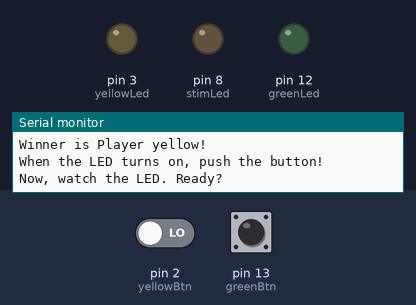
This sketch was run on a simulated Arduino Uno, built with avr-gcc and run on an emulated ATmega328P. Shown: output pins drawn as LEDs (lit = HIGH), the last lines printed to the serial monitor. Inputs (shaded band) come from the test bench; at power-on: pin 13 (greenBtn) HIGH, pin 2 (yellowBtn) LOW. Random numbers use the default seed unless the sketch sets one.

Above: at 18.0 s.
18.1 s: pin 13 (greenBtn) pulled LOW for 3 s
At 18.6 s:
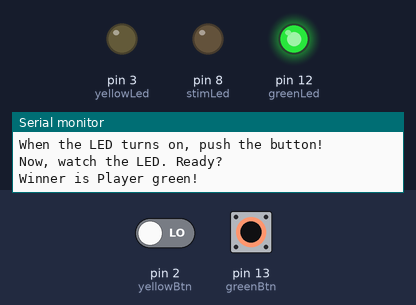
27.1 s: pin 2 (yellowBtn) driven HIGH
At 35.9 s:
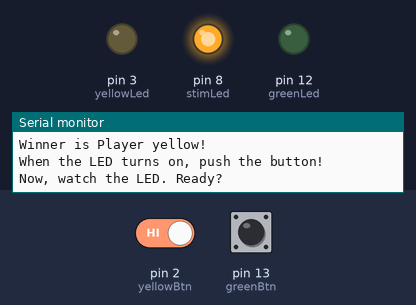
36.2 s: pin 2 (yellowBtn) driven LOW
At 36.8 s:
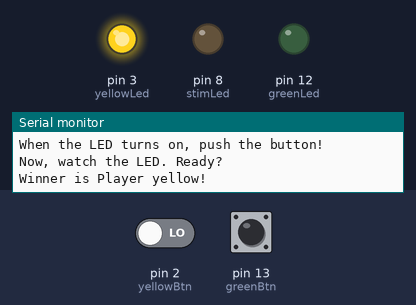
Timing chart, 0 to 54.5 s (numbered marks = the images above; inputs shaded):
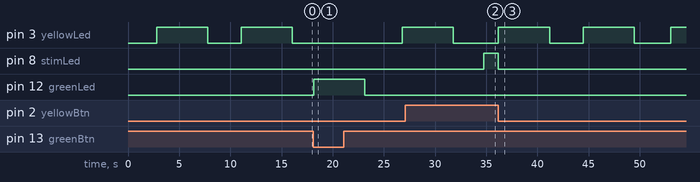

Measured:
- after the input at 18.1 s, pin 12 (greenLed): LOW → HIGH at once, → LOW 5.0 s later
- after the input at 27.1 s, pin 8 (stimLed): LOW → HIGH after 7.6 s
- after the input at 36.2 s, pin 3 (yellowLed): alternates HIGH for 5.0 s and LOW for 3.4 s, starting at once; pin 8 (stimLed): HIGH → LOW at once
- by itself, pin 3 (yellowLed): alternates HIGH for 5.0 s and LOW for 3.3 s

The sketch:

P4_TwoPlayerReactionTimer.ino
```cpp
unsigned int waitTime;

byte stimLed = 8;
byte greenLed = 12;
byte greenBtn = 13;
byte yellowLed = 3;
byte yellowBtn = 2;

void setup()
{
  Serial.begin(9600);
  pinMode(stimLed, OUTPUT);
  pinMode(greenLed, OUTPUT);
  pinMode(yellowLed, OUTPUT);
  pinMode(greenBtn, INPUT);
  pinMode(yellowBtn, INPUT);
}

void loop()
{
  Serial.println("When the LED turns on, push the button!");
  Serial.println("Now, watch the LED. Ready?");
  waitTime = random(2000, 4000);
  delay(waitTime);

  digitalWrite(stimLed, HIGH);

  while (true)
  {
    if (digitalRead(greenBtn) == LOW)
    {
      digitalWrite(greenLed, HIGH);
      Serial.println("Winner is Player green!");
      break;
    }
    else if (digitalRead(yellowBtn) == LOW)
    {
      digitalWrite(yellowLed, HIGH);
      Serial.println("Winner is Player yellow!");
      break;
    }
  }


  digitalWrite(stimLed, LOW);
  delay(5000);
  digitalWrite(yellowLed, LOW);
  digitalWrite(greenLed, LOW);
}
```
